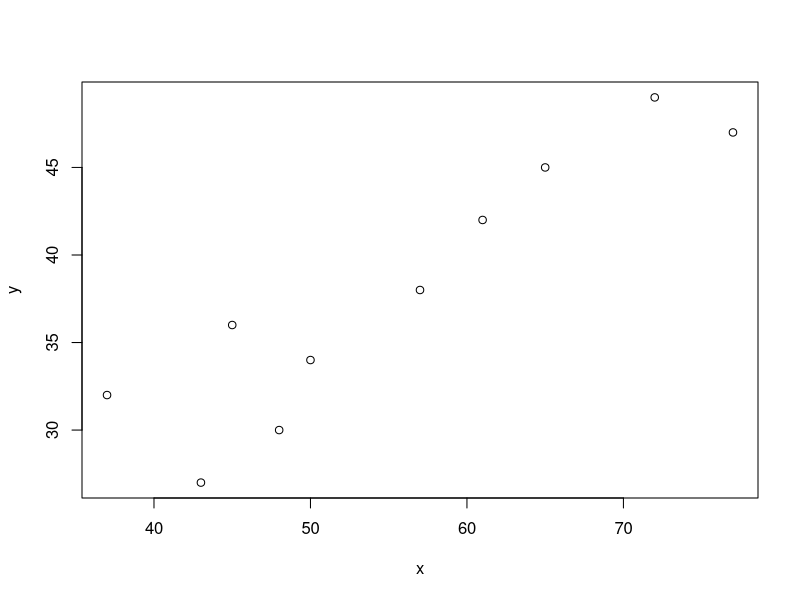
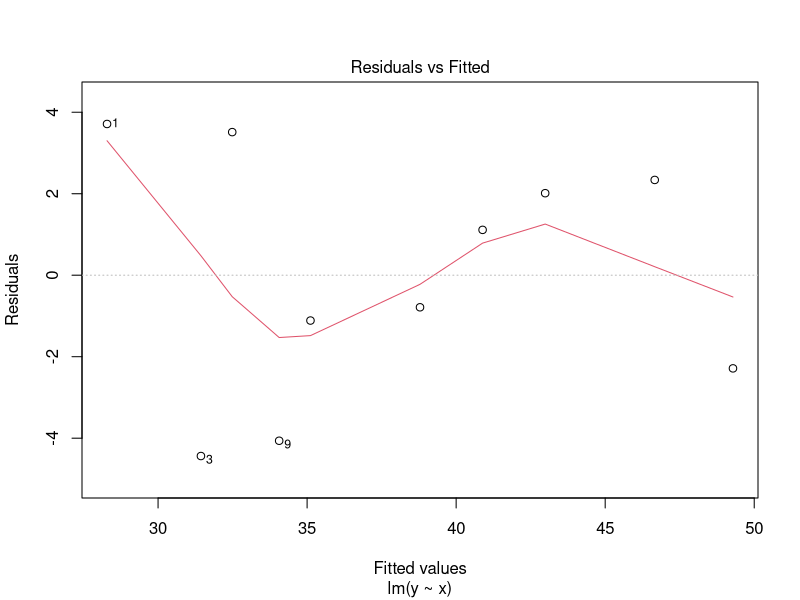
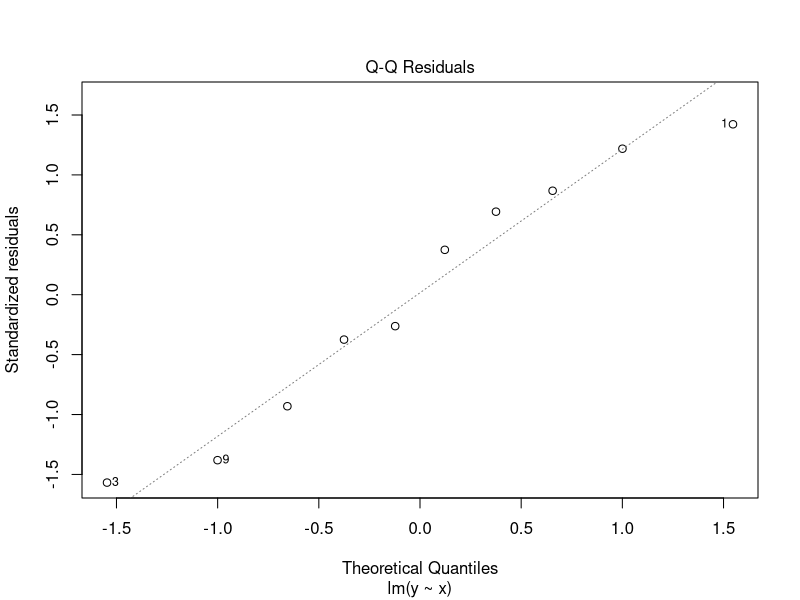
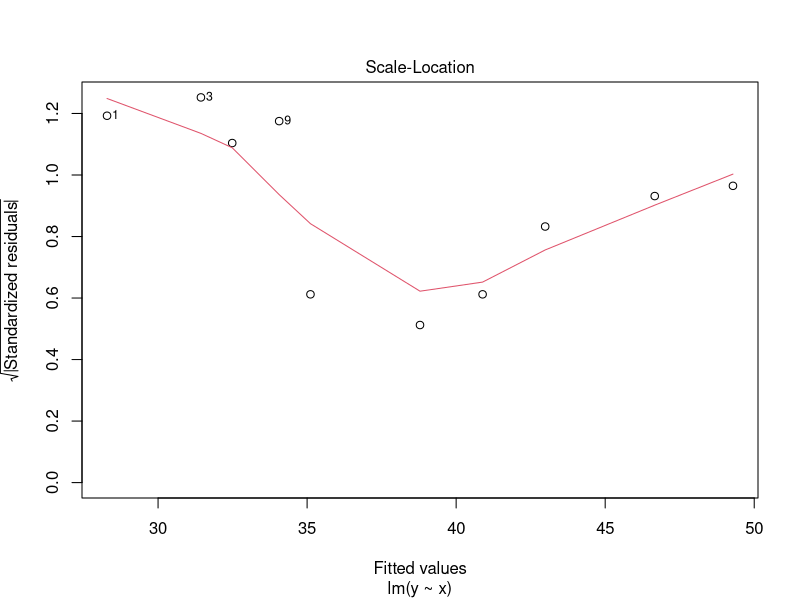
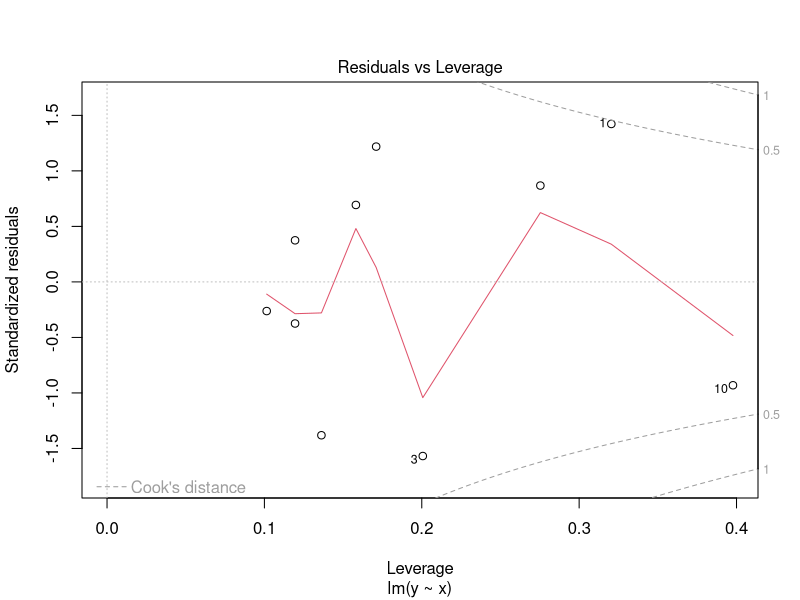

These figures' R source, in order:
# linear mode
x <- c(37, 45, 43, 50, 65, 72, 61, 57, 48, 77)
y <- c(32, 36, 27, 34, 45, 49, 42, 38, 30, 47)
plot(x,y)
mean(x); mean(y)
var(x); var(y)
sd(x); sd(y)
cor(x,y)
fit <- lm(y~x)
fit
attributes(fit)
fit$coefficients # regression coeff
fit$residuals
fit$effects
fit$model # input data
fit$terms
fit$call  
fit$fitted.values # predicted values
summary(fit)
plot(fit)

